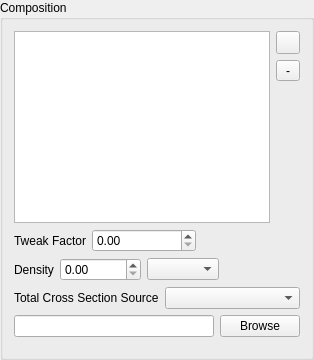
                     <widget class="QGroupBox" name="compositionComboBox">
                      <property name="sizePolicy">
                       <sizepolicy hsizetype="Expanding" vsizetype="Minimum">
                        <horstretch>0</horstretch>
                        <verstretch>0</verstretch>
                       </sizepolicy>
                      </property>
                      <property name="minimumSize">
                       <size>
                        <width>0</width>
                        <height>0</height>
                       </size>
                      </property>
                      <property name="maximumSize">
                       <size>
                        <width>16777215</width>
                        <height>16777215</height>
                       </size>
                      </property>
                      <property name="title">
                       <string>Composition</string>
                      </property>
                      <layout class="QVBoxLayout" name="verticalLayout_38">
                       <item>
                        <layout class="QHBoxLayout" name="horizontalLayout_15">
                         <item>
                          <widget class="CompositionTable" name="containerCompositionTable">
                           <property name="maximumSize">
                            <size>
                             <width>16777215</width>
                             <height>16777215</height>
                            </size>
                           </property>
                           <property name="selectionBehavior">
                            <enum>QAbstractItemView::SelectRows</enum>
                           </property>
                          </widget>
                         </item>
                         <item>
                          <layout class="QVBoxLayout" name="verticalLayout_39">
                           <item>
                            <widget class="QToolButton" name="insertContainerElementButton">
                             <property name="sizePolicy">
                              <sizepolicy hsizetype="Minimum" vsizetype="Minimum">
                               <horstretch>0</horstretch>
                               <verstretch>0</verstretch>
                              </sizepolicy>
                             </property>
                             <property name="maximumSize">
                              <size>
                               <width>16777215</width>
                               <height>16777215</height>
                              </size>
                             </property>
                             <property name="text">
                              <string/>
                             </property>
                             <property name="icon">
                              <iconset resource="../resources/resources.qrc">
                               <normaloff>:/icons/plus.png</normaloff>:/icons/plus.png</iconset>
                             </property>
                            </widget>
                           </item>
                           <item>
                            <widget class="QToolButton" name="removeContainerElementButton">
                             <property name="sizePolicy">
                              <sizepolicy hsizetype="Minimum" vsizetype="Minimum">
                               <horstretch>0</horstretch>
                               <verstretch>0</verstretch>
                              </sizepolicy>
                             </property>
                             <property name="maximumSize">
                              <size>
                               <width>16777215</width>
                               <height>16777215</height>
                              </size>
                             </property>
                             <property name="text">
                              <string>-</string>
                             </property>
                             <property name="icon">
                              <iconset resource="../resources/resources.qrc">
                               <normaloff>:/icons/minus.png</normaloff>:/icons/minus.png</iconset>
                             </property>
                            </widget>
                           </item>
                           <item>
                            <spacer name="verticalSpacer_17">
                             <property name="orientation">
                              <enum>Qt::Vertical</enum>
                             </property>
                             <property name="sizeHint" stdset="0">
                              <size>
                               <width>20</width>
                               <height>40</height>
                              </size>
                             </property>
                            </spacer>
                           </item>
                          </layout>
                         </item>
                        </layout>
                       </item>
                       <item>
                        <layout class="QHBoxLayout" name="horizontalLayout_77">
                         <item>
                          <widget class="QLabel" name="tweakFactorLabel_2">
                           <property name="text">
                            <string>Tweak Factor</string>
                           </property>
                          </widget>
                         </item>
                         <item>
                          <widget class="ExponentialSpinBox" name="containerTweakFactorSpinBox">
                           <property name="sizePolicy">
                            <sizepolicy hsizetype="Expanding" vsizetype="Fixed">
                             <horstretch>0</horstretch>
                             <verstretch>0</verstretch>
                            </sizepolicy>
                           </property>
                          </widget>
                         </item>
                         <item>
                          <spacer name="horizontalSpacer_35">
                           <property name="orientation">
                            <enum>Qt::Horizontal</enum>
                           </property>
                           <property name="sizeHint" stdset="0">
                            <size>
                             <width>40</width>
                             <height>20</height>
                            </size>
                           </property>
                          </spacer>
                         </item>
                        </layout>
                       </item>
                       <item>
                        <layout class="QHBoxLayout" name="horizontalLayout_76">
                         <item>
                          <widget class="QLabel" name="densityLabel_3">
                           <property name="sizePolicy">
                            <sizepolicy hsizetype="Minimum" vsizetype="Preferred">
                             <horstretch>0</horstretch>
                             <verstretch>0</verstretch>
                            </sizepolicy>
                           </property>
                           <property name="text">
                            <string>Density</string>
                           </property>
                          </widget>
                         </item>
                         <item>
                          <widget class="ExponentialSpinBox" name="containerDensitySpinBox">
                           <property name="sizePolicy">
                            <sizepolicy hsizetype="Expanding" vsizetype="Fixed">
                             <horstretch>0</horstretch>
                             <verstretch>0</verstretch>
                            </sizepolicy>
                           </property>
                          </widget>
                         </item>
                         <item>
                          <widget class="QComboBox" name="containerDensityUnitsComboBox">
                           <property name="maximumSize">
                            <size>
                             <width>16777215</width>
                             <height>16777215</height>
                            </size>
                           </property>
                          </widget>
                         </item>
                         <item>
                          <spacer name="horizontalSpacer_34">
                           <property name="orientation">
                            <enum>Qt::Horizontal</enum>
                           </property>
                           <property name="sizeHint" stdset="0">
                            <size>
                             <width>40</width>
                             <height>20</height>
                            </size>
                           </property>
                          </spacer>
                         </item>
                        </layout>
                       </item>
                       <item>
                        <layout class="QHBoxLayout" name="horizontalLayout_78">
                         <item>
                          <widget class="QLabel" name="totalCrossSectionSourceLabel">
                           <property name="sizePolicy">
                            <sizepolicy hsizetype="Expanding" vsizetype="Minimum">
                             <horstretch>0</horstretch>
                             <verstretch>0</verstretch>
                            </sizepolicy>
                           </property>
                           <property name="text">
                            <string>Total Cross Section Source</string>
                           </property>
                          </widget>
                         </item>
                         <item>
                          <widget class="QComboBox" name="containerTotalCrossSectionComboBox">
                           <property name="sizePolicy">
                            <sizepolicy hsizetype="Expanding" vsizetype="Fixed">
                             <horstretch>0</horstretch>
                             <verstretch>0</verstretch>
                            </sizepolicy>
                           </property>
                          </widget>
                         </item>
                        </layout>
                       </item>
                       <item>
                        <widget class="QWidget" name="containerCrossSectionFileWidget" native="true">
                         <property name="sizePolicy">
                          <sizepolicy hsizetype="Expanding" vsizetype="Preferred">
                           <horstretch>0</horstretch>
                           <verstretch>0</verstretch>
                          </sizepolicy>
                         </property>
                         <layout class="QHBoxLayout" name="horizontalLayout_79">
                          <property name="leftMargin">
                           <number>0</number>
                          </property>
                          <property name="topMargin">
                           <number>0</number>
                          </property>
                          <property name="rightMargin">
                           <number>0</number>
                          </property>
                          <item>
                           <widget class="QLineEdit" name="containerCrossSectionFileLineEdit"/>
                          </item>
                          <item>
                           <widget class="QPushButton" name="browseContainerCrossSectionFileButton">
                            <property name="text">
                             <string>Browse</string>
                            </property>
                           </widget>
                          </item>
                         </layout>
                        </widget>
                       </item>
                      </layout>
                     </widget>
